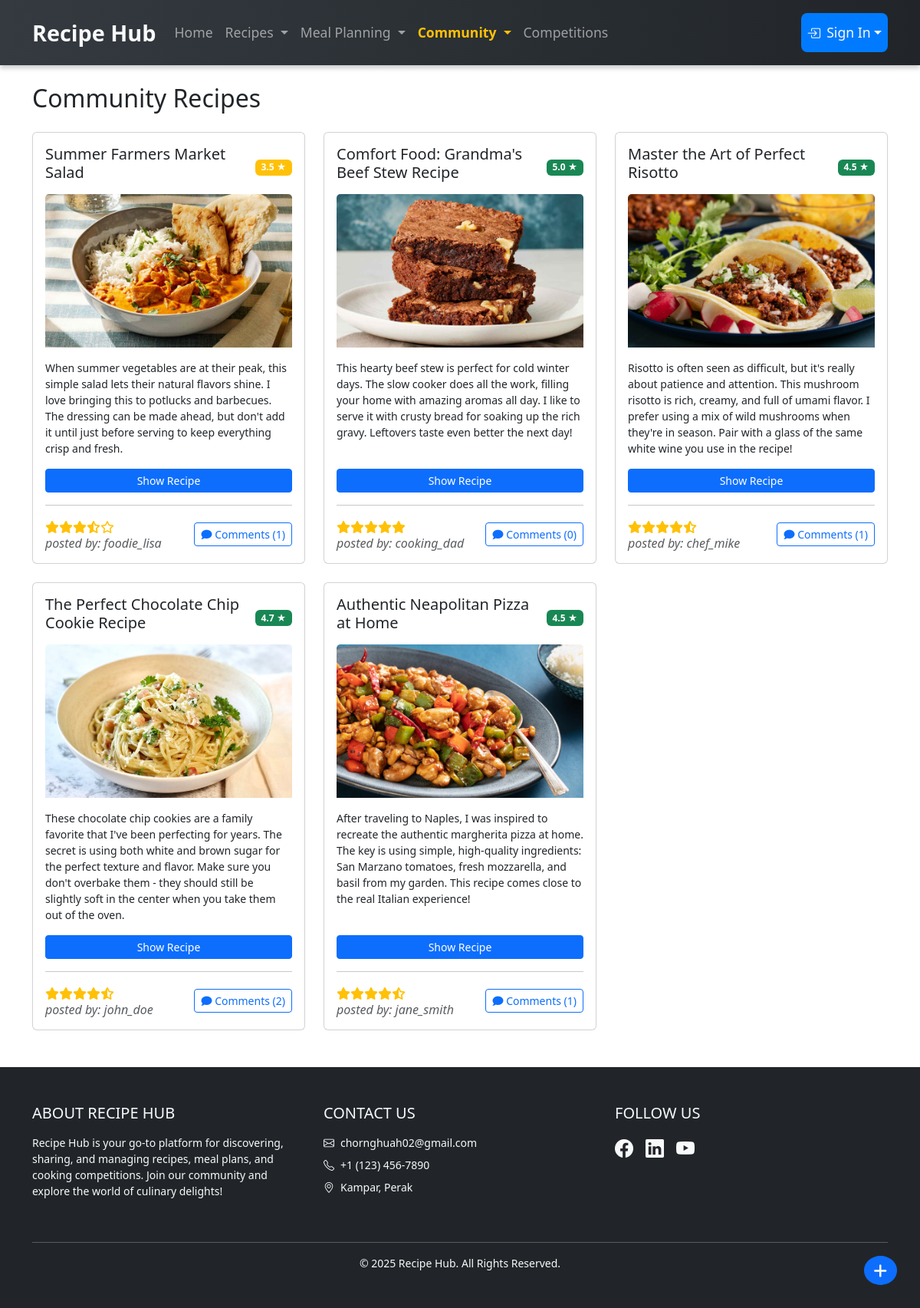
Page /community_module/Community.php on the committed database.
### tables this page shows
CREATE TABLE Post (
    post_id INT AUTO_INCREMENT PRIMARY KEY,
    recipe_id INT,
    user_id INT,
    content TEXT NOT NULL,
    title VARCHAR(100) NOT NULL,
    creation_datetime DATETIME DEFAULT CURRENT_TIMESTAMP,
    FOREIGN KEY (recipe_id) REFERENCES Recipe(recipe_id) ON DELETE CASCADE,
    FOREIGN KEY (user_id) REFERENCES User(user_id) ON DELETE CASCADE
);

CREATE TABLE Recipe (
    recipe_id INT AUTO_INCREMENT PRIMARY KEY,
    user_id INT NOT NULL,
    cuisine_id INT,
    category_id INT,
    title VARCHAR(100) NOT NULL,
    description TEXT NOT NULL,
    prep_time TIME NOT NULL,
    cook_time TIME NOT NULL,
    servings INT NOT NULL,
    spicy BOOLEAN NOT NULL DEFAULT FALSE,
    image_path VARCHAR(255),
    created_at TIMESTAMP DEFAULT CURRENT_TIMESTAMP,
    updated_at TIMESTAMP DEFAULT CURRENT_TIMESTAMP ON UPDATE CURRENT_TIMESTAMP,
    FOREIGN KEY (user_id) REFERENCES User(user_id) ON DELETE CASCADE,
    FOREIGN KEY (cuisine_id) REFERENCES Cuisine(cuisine_id) ON DELETE SET NULL,
    FOREIGN KEY (category_id) REFERENCES Category(category_id) ON DELETE SET NULL
);

CREATE TABLE User (
    user_id INT AUTO_INCREMENT PRIMARY KEY,
    username VARCHAR(50) NOT NULL,
    email VARCHAR(100) NOT NULL,
    password VARCHAR(255) NOT NULL,
    isAdmin BOOLEAN DEFAULT 0
);

### community_module/Community.php (the view, shortened to what this page needs)
<?php
include '../user_module/database.php';
$sql = "SELECT p.post_id, p.title, p.content,
       r.title AS recipe_title, r.description AS recipe_desc,
       r.image_path AS recipe_image, u.username, r.recipe_id,
       (SELECT AVG(rating_value) FROM Rating rt WHERE rt.post_id = p.post_id) AS avg_rating
        FROM Post p
        LEFT JOIN Recipe r ON p.recipe_id = r.recipe_id
        JOIN User u ON p.user_id = u.user_id
        ORDER BY p.creation_datetime DESC;";
$result = $con->query($sql);
?>
<!DOCTYPE html>
<html lang="en">
<head>
    <link href="https://cdn.jsdelivr.net/npm/bootstrap@5.3.0/dist/css/bootstrap.min.css" rel="stylesheet">
    <link rel="stylesheet" href="https://cdnjs.cloudflare.com/ajax/libs/font-awesome/6.0.0/css/all.min.css">
</head>
<body>
    <?php include "../navbar.php" ?>
    <div class="container my-4">
        <h2 class="mb-4">Community Recipes</h2>
        <div class="row row-cols-1 row-cols-md-3 g-4 mb-5">
            <?php
            if ($result->num_rows > 0) {
                while ($row = $result->fetch_assoc()) {
                    $rating = number_format($row["avg_rating"], 1);
                    $ratingClass = "bg-danger";
                    if ($rating >= 4.0) {
                        $ratingClass = "bg-success";
                    } else if ($rating >= 3.0) {
                        $ratingClass = "bg-warning";
                    } else if ($rating == 0) {
                        $rating = "N/A";
                        $ratingClass = "bg-secondary";
                    }
                    $post_id = $row["post_id"];
                    $sql2 = "SELECT c.comment_id, c.content, c.creation_datetime, u.username
                            FROM Comment c
                            JOIN User u ON c.user_id = u.user_id
                            WHERE c.post_id = ?
                            ORDER BY c.creation_datetime DESC";
                    $stmt = $con->prepare($sql2);
                    $stmt->bind_param('i', $post_id);
                    $stmt->execute();
                    $comments = $stmt->get_result();
            ?>
                    <div class="col">
                        <div class="card h-100 recipe-card d-flex flex-column">
                            <div class="card-body d-flex flex-column">
                                <div class="d-flex justify-content-between align-items-center mb-2">
                                    <h5 class="card-title"><?php echo htmlspecialchars($row["title"]); ?></h5> <br>
                                    <div class="recipe-rating">
                                        <span class="badge <?php echo $ratingClass; ?>"><?php echo $rating; ?> ★</span>
                                    </div>
                                </div>
                                <?php if (!empty($row["recipe_image"])) { ?>
                                    <div class="d-flex justify-content-center" style="width: 100%; height: 200px; overflow: hidden;">
                                        <img src="<?php echo htmlspecialchars($row["recipe_image"]); ?>" class="card-img-top" alt="<?php echo htmlspecialchars($row["title"]); ?>" style="max-height: 100%; max-width: 100%; object-fit: cover;">
                                    </div>
                                <?php } ?>
                                <p class="card-text small mt-3"><?php echo htmlspecialchars($row["content"]); ?></p>
                                <?php if (!empty($row["recipe_title"])) { ?>
                                    <button class="btn btn-primary btn-sm mt-auto" type="button"
                                        onclick="loadRecipeDetails(<?php echo $row['recipe_id']; ?>)" data-bs-toggle="modal"
                                        data-bs-target="#viewModal">
                                        Show Recipe
                                    </button>
                                <?php } ?>
                                <hr>
                                <div class="d-flex justify-content-between align-items-center">
                                    <div class="post-rating-stars">
                                        <?php
                                        if (is_numeric($rating)) {
                                            $fullStars = floor($rating);
                                            $halfStar = $rating - $fullStars >= 0.5;
                                            for ($i = 1; $i <= 5; $i++) {
                                                if ($i <= $fullStars) {
                                                    echo '<i class="fas fa-star"></i>';
                                                } else if ($i == $fullStars + 1 && $halfStar) {
                                                    echo '<i class="fas fa-star-half-alt"></i>';
                                                } else {
                                                    echo '<i class="far fa-star"></i>';
                                                }
                                            }
                                        } else {
                                            echo "No ratings yet";
                                        }
                                        ?>
                                        <h6 class="card-text text-muted fst-italic">
                                            posted by: <?php echo htmlspecialchars($row["username"]); ?>
                                        </h6>
                                    </div>
                                    <button class="btn btn-sm btn-outline-primary" data-bs-toggle="modal"
                                        data-bs-target="#commentModal<?php echo $row["post_id"]; ?>">
                                        <i class="fas fa-comment"></i> Comments (<?php echo $comments->num_rows; ?>)
                                    </button>
                                </div>
                            </div>
                        </div>
                    </div>
                <?php
                }
            }
            ?>
        </div>
        <div class="add-post-container">
            <a href="Add_post.php" class="btn btn-primary rounded-circle add-post-btn">
                <i class="fas fa-plus fa-lg"></i>
            </a>
        </div>
    </div>
    <?php include '../footer.php'; ?>
</body>
</html>

### navbar.php (shortened to what this page needs)
<!DOCTYPE html>
<html lang="en">
<head>
    <link href="https://cdn.jsdelivr.net/npm/bootstrap-icons/font/bootstrap-icons.css" rel="stylesheet">
</head>
<body>
    <nav class="navbar navbar-expand-lg navbar-dark">
        <div class="container">
            <a class="navbar-brand" href="/Server-Side-Assignment/index.php">Recipe Hub</a>
            <div class="collapse navbar-collapse" id="navbarNav">
                <ul class="navbar-nav">
                    <li class="nav-item">
                        <a class="nav-link <?php echo basename($_SERVER['PHP_SELF']) == 'index.php' ? 'active' : ''; ?>" href="/Server-Side-Assignment/index.php">Home</a>
                    </li>
                    <li class="nav-item dropdown">
                        <a class="nav-link dropdown-toggle <?php echo in_array(basename($_SERVER['PHP_SELF']), ['recipe.php', 'recipe_user.php', 'recipe_admin.php', 'add_recipe.php', 'edit_recipe.php']) ? 'active' : ''; ?>" href="#" id="recipesDropdown" role="button" data-bs-toggle="dropdown" aria-expanded="false">
                            Recipes
                        </a>
                    </li>
                    <li class="nav-item dropdown">
                        <a class="nav-link dropdown-toggle <?php echo in_array(basename($_SERVER['PHP_SELF']), ['meal_plan_add.php', 'meal_plan_list.php', 'meal_plan_display.php', 'list_templates.php', 'view_template.php', 'edit_template.php', 'meal_plan_edit.php', 'add_template.php']) ? 'active' : ''; ?>" href="#" id="mealPlanningDropdown" role="button" data-bs-toggle="dropdown" aria-expanded="false">
                            Meal Planning
                        </a>
                    </li>
                    <li class="nav-item dropdown">
                        <a class="nav-link dropdown-toggle <?php echo in_array(basename($_SERVER['PHP_SELF']), ['Community.php', 'Add_post.php']) ? 'active' : ''; ?>" href="#" id="communityDropdown" role="button" data-bs-toggle="dropdown" aria-expanded="false">
                            Community
                        </a>
                    </li>
                    <li class="nav-item">
                        <a class="nav-link <?php echo ((basename($_SERVER['PHP_SELF']) == 'competition_main.php') || (basename($_SERVER['PHP_SELF']) == 'admin_competition.php')) ? 'active' : ''; ?>" href="/Server-Side-Assignment/cooking_competition_module/competition_user_type_auth.php">Competitions</a>
                    </li>
                </ul>
                <ul class="navbar-nav ms-auto">
                    <?php if (isset($_SESSION['username'])): ?>
                        <li class="nav-item dropdown">
                            <a class="nav-link dropdown-toggle d-flex align-items-center user-dropdown" href="#" id="userDropdown" role="button" data-bs-toggle="dropdown" aria-expanded="false">
                                <i class="bi bi-person-circle me-2"></i>
                                Hello, <?php echo htmlspecialchars($_SESSION['username']); ?>!
                            </a>
                            <ul class="dropdown-menu dropdown-menu-end">
                                <li><a class="dropdown-item <?php echo basename($_SERVER['PHP_SELF']) == 'change_password.php' ? 'active' : ''; ?>" href="/Server-Side-Assignment/user_module/change_password.php">Change Password</a></li>
                                <?php if (isset($_SESSION['isAdmin']) && $_SESSION['isAdmin'] == 1): ?>
                                    <li><a class="dropdown-item <?php echo basename($_SERVER['PHP_SELF']) == 'add_admin.php' ? 'active' : ''; ?>" href="/Server-Side-Assignment/admin_module/add_admin.php">Add Admin</a></li>
                                    <li><a class="dropdown-item <?php echo basename($_SERVER['PHP_SELF']) == 'manage_user.php' ? 'active' : ''; ?>" href="/Server-Side-Assignment/admin_module/manage_user.php">Manage User</a></li>
                                <?php endif; ?>
                                <li>
                                    <hr class="dropdown-divider">
                                </li>
                                <li><a class="dropdown-item" href="/Server-Side-Assignment/user_module/logout.php">Logout</a></li>
                            </ul>
                        </li>
                    <?php else: ?>
                        <li class="nav-item dropdown">
                            <a class="nav-link dropdown-toggle d-flex align-items-center user-dropdown" href="#" id="signInDropdown" role="button" data-bs-toggle="dropdown" aria-expanded="false">
                                <i class="bi bi-box-arrow-in-right me-2"></i>
                                Sign In
                            </a>
                        </li>
                    <?php endif; ?>
                </ul>
            </div>
        </div>
    </nav>
</body>
</html>

### footer.php
<footer class="bg-dark text-light py-5">
    <div class="container">
        <div class="row text-center text-md-start">
            <div class="col-md-4 mb-4">
                <h5 class="text-uppercase mb-3">About Recipe Hub</h5>
                <p class="small">Recipe Hub is your go-to platform for discovering, sharing, and managing recipes, meal plans, and cooking competitions. Join our community and explore the world of culinary delights!</p>
            </div>
            <div class="col-md-4 mb-4">
                <h5 class="text-uppercase mb-3">Contact Us</h5>
                <ul class="list-unstyled small">
                    <li class="mb-2"><i class="bi bi-envelope me-2"></i><a href="mailto:chornghuah02@gmail.com" class="text-light text-decoration-none">chornghuah02@gmail.com</a></li>
                    <li class="mb-2"><i class="bi bi-telephone me-2"></i>+1 (123) 456-7890</li>
                    <li><i class="bi bi-geo-alt me-2"></i>Kampar, Perak</li>
                </ul>
            </div>
            <div class="col-md-4 mb-4">
                <h5 class="text-uppercase mb-3">Follow Us</h5>
                <div class="d-flex justify-content-center justify-content-md-start">
                    <a href="https://www.facebook.com/UTARnet/" class="text-light me-3"><i class="bi bi-facebook fs-4"></i></a>
                    <a href="https://www.linkedin.com/in/leechornghuah/" class="text-light me-3"><i class="bi bi-linkedin fs-4"></i></a>
                    <a href="https://www.youtube.com/watch?v=dQw4w9WgXcQ" class="text-light"><i class="bi bi-youtube fs-4"></i></a>
                </div>
            </div>
        </div>
        <hr class="bg-light">
        <div class="text-center small">
            <p class="mb-0">&copy; <?php echo date('Y'); ?> Recipe Hub. All Rights Reserved.</p>
        </div>
    </div>
</footer>

### community_module/Community.php (style rules this page uses)
.post-rating-stars { color: #ffc107; cursor: pointer; }
.recipe-card { transition: transform 0.3s; }
.add-post-btn { position: fixed; bottom: 30px; right: 30px; z-index: 1000; }

### navbar.php (style rules this page uses)
html { overflow-y: scroll; }
.navbar { background: linear-gradient(90deg, #343a40, #212529); box-shadow: 0 4px 6px rgba(0, 0, 0, 0.2); padding: 1rem 1.5rem; }
.navbar-brand { font-weight: bold; font-size: 1.8rem; color: #f8f9fa; }
.nav-link { font-size: 1.1rem; padding: 0.5rem 1rem; transition: color 0.3s ease, background-color 0.3s ease, transform 0.2s ease; }
.nav-link.active { font-weight: bold; color: #ffc107 !important; }
.user-dropdown { background-color: #007BFF; color: #f8f9fa; border-radius: 0.5rem; padding: 0.75rem 1.25rem; }

### rows in the picture
post: title "Summer Farmers Market Salad", rating "3.5", recipe.image_path (picture), content "When summer vegetables are at their peak, this simple salad lets their natural flavors shine. I love bringing this to potlucks and barbecues. The dressing can be made ahead, but don't add it until just before serving to keep everything crisp and fresh.", user.username "foodie_lisa", num_rows "1"
post: title "Comfort Food: Grandma's Beef Stew Recipe", rating "5.0", recipe.image_path (picture), content "This hearty beef stew is perfect for cold winter days. The slow cooker does all the work, filling your home with amazing aromas all day. I like to serve it with crusty bread for soaking up the rich gravy. Leftovers taste even better the next day!", user.username "cooking_dad", num_rows "0"
post: title "Master the Art of Perfect Risotto", rating "4.5", recipe.image_path (picture), content "Risotto is often seen as difficult, but it's really about patience and attention. This mushroom risotto is rich, creamy, and full of umami flavor. I prefer using a mix of wild mushrooms when they're in season. Pair with a glass of the same white wine you use in the recipe!", user.username "chef_mike", num_rows "1"
post: title "The Perfect Chocolate Chip Cookie Recipe", rating "4.7", recipe.image_path (picture), content "These chocolate chip cookies are a family favorite that I've been perfecting for years. The secret is using both white and brown sugar for the perfect texture and flavor. Make sure you don't overbake them - they should still be slightly soft in the center when you take them out of the oven.", user.username "john_doe", num_rows "2"
post: title "Authentic Neapolitan Pizza at Home", rating "4.5", recipe.image_path (picture), content "After traveling to Naples, I was inspired to recreate the authentic margherita pizza at home. The key is using simple, high-quality ingredients: San Marzano tomatoes, fresh mozzarella, and basil from my garden. This recipe comes close to the real Italian experience!", user.username "jane_smith", num_rows "1"
